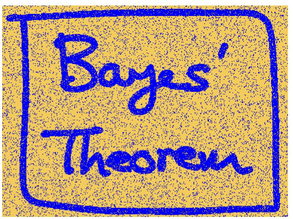
#> input picture figures/Bayes-noise.png, 293 x 219 px, shrunk from 654 x 489 before the run, given in place of Bayes-pre-processed.png, which was not available
$ jupyter execute --allow-errors assignment5.ipynb   (text cells are left out)
#> lines starting #> are read from the running program, lines starting #| are printed output that depends on the picture; after the words box and inside, x2 and y2 are one past the last pixel; in counts of white or black regions, pixels touching at a corner belong together; pictures that were not available may be replaced by others from this repository, and a replacement may not be noted
[cell 1]
## ===============================================================
## Library Imports:
## ===============================================================
## +++++++++++++++++++++++++++++++++++++++++++++++++++++++++++
## Image display functionality
## +++++++++++++++++++++++++++++++++++++++++++++++++++++++++++
from IPython.display import Image as disp

## +++++++++++++++++++++++++++++++++++++++++++++++++++++++++++
## Pixel Manipulation
## +++++++++++++++++++++++++++++++++++++++++++++++++++++++++++
from PIL import Image

## +++++++++++++++++++++++++++++++++++++++++++++++++++++++++++
## Additional Libraries?
## +++++++++++++++++++++++++++++++++++++++++++++++++++++++++++
#### Please insert other libraries as needed.

#### I recommend to use these as well; feel free to use different / remove if unnecessary
import numpy as np
import matplotlib.pyplot as plt
import copy
import os

[cell 2]
# ============================================================
# Module 1: Load images and convert to black and white
# ============================================================

def load_image_as_binary(path):
    img = Image.open(path).convert('L')
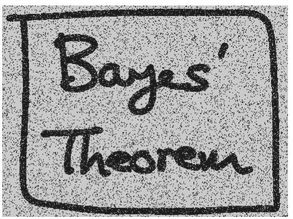
#> img: PIL image 293x219 L; min 20, max 255, mean 159.9
    arr = np.array(img, dtype=np.float64)
    binary = np.where(arr >= 128, 1.0, -1.0)
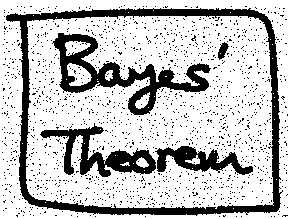
#> binary: shape (219, 293) float64; values -1 (black) and 1 (white), 76% white; 1564 black regions (1559 under 20 px), largest, box (x1, y1, x2, y2) and area: (6, 8, 283, 216) 6067, (52, 33, 211, 115) 3438, (40, 123, 156, 177) 2086, (155, 146, 253, 175) 1332, (218, 42, 229, 60) 111
    return binary

FIGURES_DIR = r'O:\ENGS106\coding-assignment5\coding-assignment5\figures'

noisy_path  = os.path.join(FIGURES_DIR, 'Bayes-pre-processed.png')
clean_path  = os.path.join(FIGURES_DIR, 'Bayes.png')
output_path = os.path.join(FIGURES_DIR, 'Bayes-denoised.png')

y = load_image_as_binary(noisy_path)
try:
    x_clean = load_image_as_binary(clean_path)
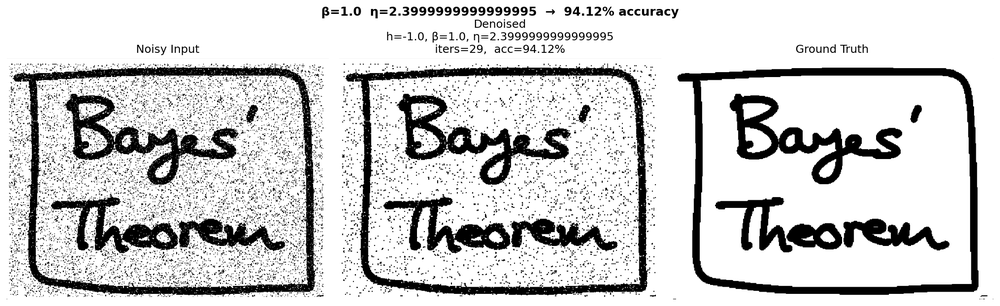
#> input picture figures/comparison_b1.0_e2.3999999999999995.png, 1000 x 306 px, shrunk from 2235 x 683 before the run, given in place of Bayes.png, which was not available
#> in load_image_as_binary (call 2), `binary = np.where(arr >= 128, 1.0, -1.0)`:
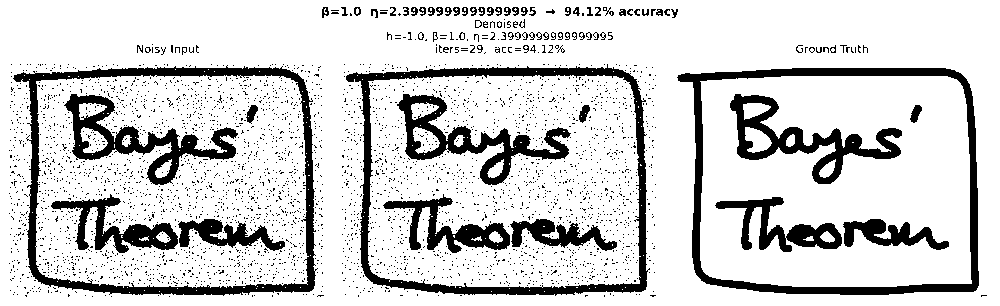
#> binary: shape (306, 1000) float64; values -1 (black) and 1 (white), 82.2% white; 3553 black regions (3477 under 20 px), largest, box (x1, y1, x2, y2) and area: (13, 65, 318, 296) 7399, (677, 68, 979, 295) 7309, (346, 64, 650, 296) 7244
    has_clean = True
except FileNotFoundError:
    has_clean = False
    print("Clean image not found – accuracy evaluation will be skipped.")

print(f"Image shape: {y.shape}")
#| Image shape: (219, 293)
print(f"Noisy image  → fraction +1 pixels: {(y == 1).mean():.4f}")
#| Noisy image  → fraction +1 pixels: 0.7603

# ============================================================
# Module 2: Synchronous MRF denoising
# ============================================================

# [15 lines left out: function compute_potential, not called in this run]


def synchronous_mrf(noisy_im, h=-1, beta=1, eta=0.25, iterations=2, x_clean=None, verbose=True):
    """
    Returns
    -------
    noisy_im_new     : denoised image
    accuracy_history : accuracy per iteration (including iter 0 = noisy)
    changes_history  : number of pixels changed per iteration
    """
    noisy_im_old = copy.deepcopy(noisy_im)
    noisy_im_new = copy.deepcopy(noisy_im)

    rows, cols = noisy_im.shape
    accuracy_history = []
    changes_history  = []

    if x_clean is not None:
        accuracy_history.append((noisy_im_new == x_clean).mean())

    if verbose:
        print(f"\n{'Iter':>4}  {'Changed px':>12}  {'Accuracy':>9}")
        print("-" * 32)

    for br in range(iterations):
        changes = 0

        for x in range(rows):
            for y_coord in range(cols):
                pot_pos = compute_potential(noisy_im_old, x, y_coord,  1., noisy_im_old, h, beta, eta)
                pot_neg = compute_potential(noisy_im_old, x, y_coord, -1., noisy_im_old, h, beta, eta)

                new_val = 1. if pot_pos < pot_neg else -1.

                if new_val != noisy_im_old[x][y_coord]:
                    changes += 1

                noisy_im_new[x][y_coord] = new_val

        noisy_im_old = copy.deepcopy(noisy_im_new)
        changes_history.append(changes)

        acc = (noisy_im_new == x_clean).mean() if x_clean is not None else float('nan')
        if x_clean is not None:
            accuracy_history.append(acc)

        if verbose:
            print(f"{br+1:>4}  {changes:>12,}  {acc:>8.4f}")

    return noisy_im_new, accuracy_history, changes_history

# ============================================================
# Module 3: Helpers
# ============================================================

def binary_to_uint8(arr):
    return ((arr + 1) / 2 * 255).astype(np.uint8)


# [16 lines left out: function save_and_plot, not called in this run]


# ============================================================
# Module 4: Grid search
# ============================================================

H_LIST    = [-1, -0.5, 0, 0.5, 1]
BETA_LIST = np.arange(0.5, 2.5, 0.5)
ETA_LIST  = np.arange(0.1, 1.0, 0.1)
ITERATIONS = 2

print("\n" + "="*60)
print("Grid search over h, β and η  (synchronous MRF)")
print("="*60)

# Storage for tuning plots
results_h    = {}   # key: h    → list of (h,    final_acc)
results_beta = {}   # key: beta → list of (beta,  final_acc)
results_eta  = {}   # key: eta  → list of (eta,   final_acc)

best_acc, best_params, best_img = 0, None, None

#> (the rest of this cell did not finish here and is left out)
